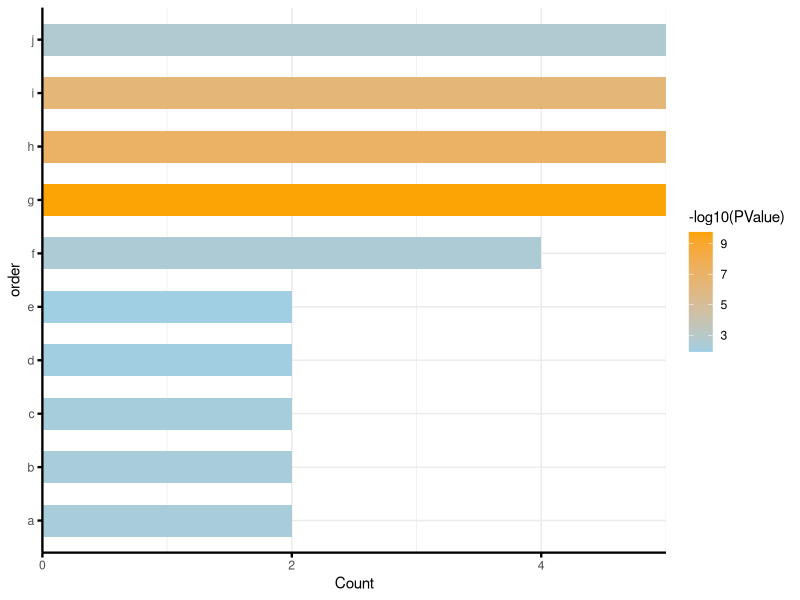
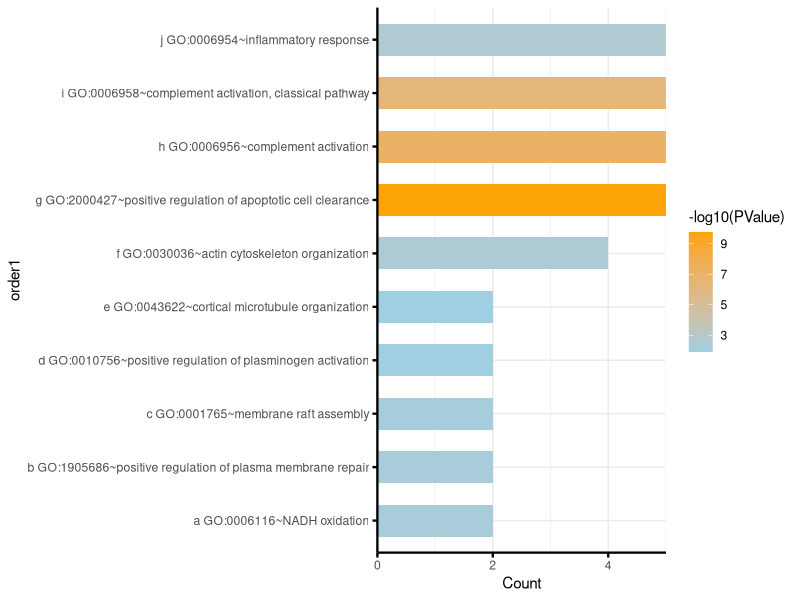
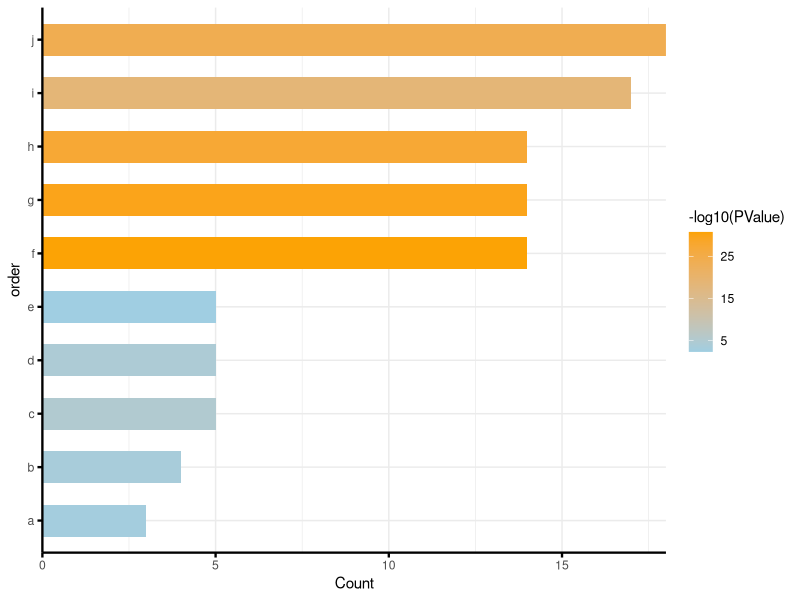
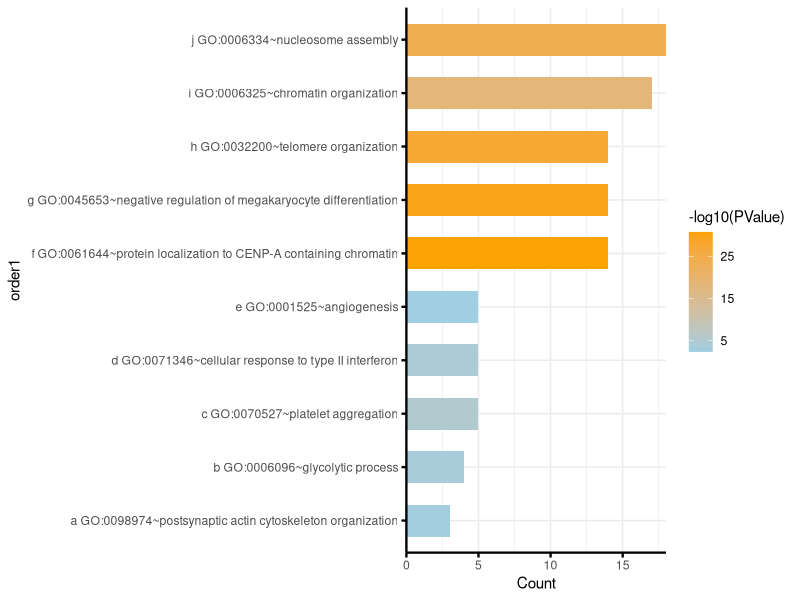
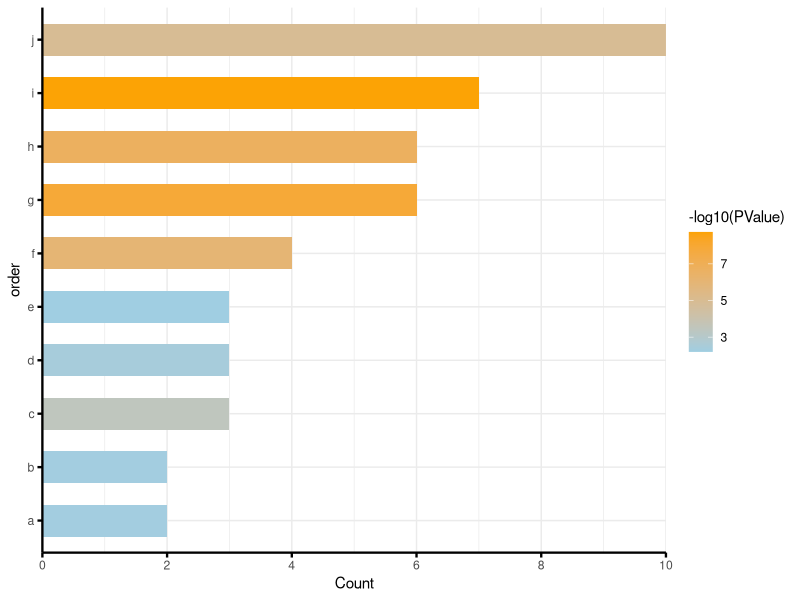
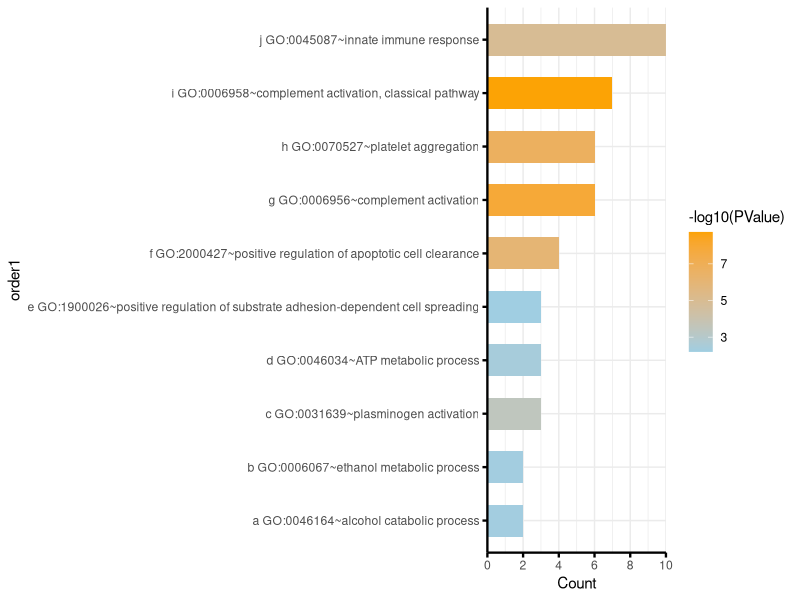
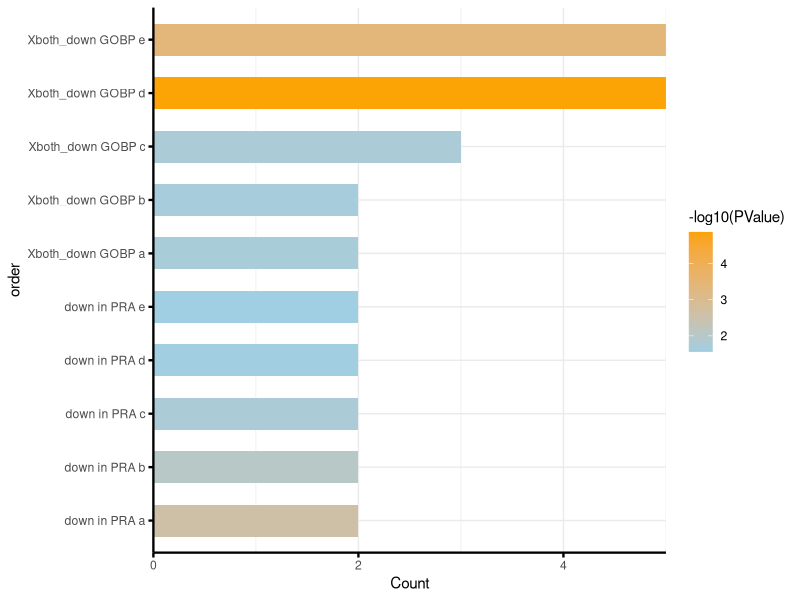
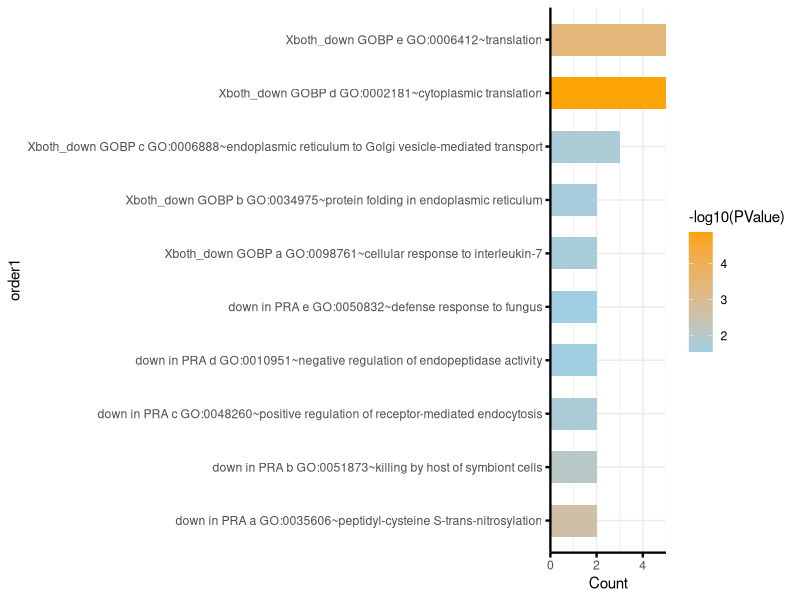

R code for these plots, in order:
library(dplyr)
library(ggplot2)
library(ggpubr)

rm(list = ls())
data=data.table::fread("up in PRA.txt")%>%arrange(PValue) %>% filter(PValue<0.05, Category=="GOTERM_BP_DIRECT")
dat=data[1:10,]%>%arrange(Count)%>%mutate(order=letters[1:10]) %>% na.omit()
names(dat)

ggplot(dat, aes(Count, order, fill=-log10(PValue)))+
  geom_bar(stat="identity", width = .6, color="transparent")+
  scale_size(range=c(2,5))+
  scale_fill_gradient(high="#FCA305", low="#A0CEE2", breaks = c(3,5,7,9))+
  scale_x_continuous(expand = c(0,0), breaks = c(0,2,4))+
  theme_minimal()+
  theme(axis.line = element_line(linewidth=.8, color="black"),
        axis.ticks = element_line(linewidth=.8, color="black"),
        axis.ticks.length = unit(1.25,"mm"))
ggsave("PRA_up_only GOBP.pdf", width = 4.5, height = 4)

dat$order1 = paste(dat$order, dat$Term)
ggplot(dat, aes(Count, order1, fill=-log10(PValue)))+
  geom_bar(stat="identity", width = .6, color="transparent")+
  scale_size(range=c(2,5))+
  scale_fill_gradient(high="#FCA305", low="#A0CEE2", breaks = c(3,5,7,9))+
  scale_x_continuous(expand = c(0,0), breaks = c(0,2,4))+
  theme_minimal()+
  theme(axis.line = element_line(linewidth=.8, color="black"),
        axis.ticks = element_line(linewidth=.8, color="black"),
        axis.ticks.length = unit(1.25,"mm"))
ggsave("PRA_up_only GOBP text.pdf", width = 7.5, height = 3)


rm(list = ls())
data=data.table::fread("up in RAA.txt")%>%arrange(PValue) %>% filter(PValue<0.05, Category=="GOTERM_BP_DIRECT")
dat=data[1:10,]%>%arrange(Count)%>%mutate(order=letters[1:10]) %>% na.omit()
names(dat)

ggplot(dat, aes(Count, order, fill=-log10(PValue)))+
  geom_bar(stat="identity", width = .6, color="transparent")+
  scale_size(range=c(2,5))+
  scale_fill_gradient(high="#FCA305", low="#A0CEE2", breaks = c(5,15,25,35))+
  scale_x_continuous(expand = c(0,0), breaks = c(0,5,10,15,20,25))+
  theme_minimal()+
  theme(axis.line = element_line(linewidth=.8, color="black"),
        axis.ticks = element_line(linewidth=.8, color="black"),
        axis.ticks.length = unit(1.25,"mm"))
ggsave("RAA_up_only GOBP.pdf", width = 4.5, height = 4)

dat$order1 = paste(dat$order, dat$Term)
ggplot(dat, aes(Count, order1, fill=-log10(PValue)))+
  geom_bar(stat="identity", width = .6, color="transparent")+
  scale_size(range=c(2,5))+
  scale_fill_gradient(high="#FCA305", low="#A0CEE2", breaks = c(5,15,25,35))+
  scale_x_continuous(expand = c(0,0), breaks = c(0,5,10,15,20,25))+
  theme_minimal()+
  theme(axis.line = element_line(linewidth=.8, color="black"),
        axis.ticks = element_line(linewidth=.8, color="black"),
        axis.ticks.length = unit(1.25,"mm"))
ggsave("RAA_up_only GOBP text.pdf", width = 7.5, height = 3)



rm(list = ls())
data=data.table::fread("both_up.txt")%>%arrange(PValue) %>% filter(PValue<0.05, Category=="GOTERM_BP_DIRECT")
dat=data[1:10,]%>%arrange(Count)%>%mutate(order=letters[1:10]) %>% na.omit()
names(dat)

ggplot(dat, aes(Count, order, fill=-log10(PValue)))+
  geom_bar(stat="identity", width = .6, color="transparent")+
  scale_size(range=c(2,5))+
  scale_fill_gradient(high="#FCA305", low="#A0CEE2", breaks = c(3,5,7,9))+
  scale_x_continuous(expand = c(0,0), breaks = c(0,2,4,6,8,10))+
  theme_minimal()+
  theme(axis.line = element_line(linewidth=.8, color="black"),
        axis.ticks = element_line(linewidth=.8, color="black"),
        axis.ticks.length = unit(1.25,"mm"))
ggsave("both_up GOBP.pdf", width = 4.5, height = 4)

dat$order1 = paste(dat$order, dat$Term)
ggplot(dat, aes(Count, order1, fill=-log10(PValue)))+
  geom_bar(stat="identity", width = .6, color="transparent")+
  scale_size(range=c(2,5))+
  scale_fill_gradient(high="#FCA305", low="#A0CEE2", breaks = c(3,5,7,9))+
  scale_x_continuous(expand = c(0,0), breaks = c(0,2,4,6,8,10))+
  theme_minimal()+
  theme(axis.line = element_line(linewidth=.8, color="black"),
        axis.ticks = element_line(linewidth=.8, color="black"),
        axis.ticks.length = unit(1.25,"mm"))
ggsave("both_up GOBP text.pdf", width = 7.5, height = 3)



rm(list = ls())
data=data.table::fread("down in PRA.txt")%>%arrange(PValue) %>% filter(PValue<0.05, Category=="GOTERM_BP_DIRECT")
d1=data[1:5,]%>%arrange(Count)%>%mutate(order=letters[1:5])
names(d1)

data=data.table::fread("both_down.txt")%>%arrange(PValue) %>% filter(PValue<0.05, Category=="GOTERM_BP_DIRECT")
d2=data[1:5,]%>%arrange(Count)%>%mutate(order=letters[1:5])
names(d2)

dat = rbind(d1%>%mutate(type="down in PRA"),d2%>%mutate(type="Xboth_down GOBP"))
dat$order=paste(dat$type, dat$order)

ggplot(dat, aes(Count, order, fill=-log10(PValue)))+
  geom_bar(stat="identity", width = .6, color="transparent")+
  scale_size(range=c(2,5))+
  scale_fill_gradient(high="#FCA305", low="#A0CEE2", breaks=c(0,1,2,3,4,5))+
  scale_x_continuous(expand = c(0,0), breaks = c(0,2,4))+
  theme_minimal()+
  theme(axis.line = element_line(linewidth=.8, color="black"),
        axis.ticks = element_line(linewidth=.8, color="black"),
        axis.ticks.length = unit(1.25,"mm"))
ggsave("PRA_down_only GOBP & both_down GOBP.pdf", width = 5.5, height = 4)

dat$order1 = paste(dat$order, dat$Term)
ggplot(dat, aes(Count, order1, fill=-log10(PValue)))+
  geom_bar(stat="identity", width = .6, color="transparent")+
  scale_size(range=c(2,5))+
  scale_fill_gradient(high="#FCA305", low="#A0CEE2", breaks=c(0,1,2,3,4,5))+
  scale_x_continuous(expand = c(0,0), breaks = c(0,2,4))+
  theme_minimal()+
  theme(axis.line = element_line(linewidth=.8, color="black"),
        axis.ticks = element_line(linewidth=.8, color="black"),
        axis.ticks.length = unit(1.25,"mm"))
ggsave("PRA_down_only GOBP & both_down GOBP text.pdf", width = 10, height = 3)




